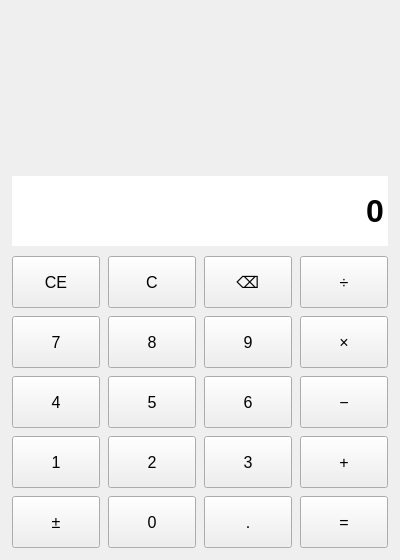
<?xml version="1.0" encoding="UTF-8"?>
<ui version="4.0">
 <class>MainWindow</class>
 <widget class="QMainWindow" name="MainWindow">
  <property name="geometry">
   <rect>
    <x>0</x>
    <y>0</y>
    <width>400</width>
    <height>560</height>
   </rect>
  </property>
  <property name="minimumSize">
   <size>
    <width>340</width>
    <height>480</height>
   </size>
  </property>
  <property name="windowTitle">
   <string>计算器</string>
  </property>
  <widget class="QWidget" name="centralwidget">
   <layout class="QVBoxLayout" name="mainLayout">
    <property name="leftMargin">
     <number>12</number>
    </property>
    <property name="topMargin">
     <number>12</number>
    </property>
    <property name="rightMargin">
     <number>12</number>
    </property>
    <property name="bottomMargin">
     <number>12</number>
    </property>
    <property name="spacing">
     <number>10</number>
    </property>
    <item>
     <widget class="QLabel" name="expressionLabel">
      <property name="font">
       <font>
        <pointsize>10</pointsize>
       </font>
      </property>
      <property name="text">
       <string/>
      </property>
      <property name="alignment">
       <set>Qt::AlignRight|Qt::AlignVCenter</set>
      </property>
     </widget>
    </item>
    <item>
     <widget class="QLineEdit" name="display">
      <property name="minimumSize">
       <size>
        <width>0</width>
        <height>70</height>
       </size>
      </property>
      <property name="font">
       <font>
        <pointsize>24</pointsize>
        <bold>true</bold>
       </font>
      </property>
      <property name="focusPolicy">
       <enum>Qt::NoFocus</enum>
      </property>
      <property name="text">
       <string>0</string>
      </property>
      <property name="alignment">
       <set>Qt::AlignRight|Qt::AlignVCenter</set>
      </property>
      <property name="readOnly">
       <bool>true</bool>
      </property>
      <property name="frame">
       <bool>false</bool>
      </property>
     </widget>
    </item>
    <item>
     <layout class="QGridLayout" name="gridLayout">
      <property name="spacing">
       <number>8</number>
      </property>
      <item row="0" column="0">
       <widget class="QPushButton" name="btnClearEntry">
        <property name="minimumSize">
         <size>
          <width>60</width>
          <height>52</height>
         </size>
        </property>
        <property name="font">
         <font>
          <pointsize>12</pointsize>
         </font>
        </property>
        <property name="text">
         <string>CE</string>
        </property>
       </widget>
      </item>
      <item row="0" column="1">
       <widget class="QPushButton" name="btnClear">
        <property name="minimumSize">
         <size>
          <width>60</width>
          <height>52</height>
         </size>
        </property>
        <property name="font">
         <font>
          <pointsize>12</pointsize>
         </font>
        </property>
        <property name="text">
         <string>C</string>
        </property>
       </widget>
      </item>
      <item row="0" column="2">
       <widget class="QPushButton" name="btnBack">
        <property name="minimumSize">
         <size>
          <width>60</width>
          <height>52</height>
         </size>
        </property>
        <property name="font">
         <font>
          <pointsize>12</pointsize>
         </font>
        </property>
        <property name="text">
         <string>⌫</string>
        </property>
       </widget>
      </item>
      <item row="0" column="3">
       <widget class="QPushButton" name="btnDiv">
        <property name="minimumSize">
         <size>
          <width>60</width>
          <height>52</height>
         </size>
        </property>
        <property name="font">
         <font>
          <pointsize>12</pointsize>
         </font>
        </property>
        <property name="text">
         <string>÷</string>
        </property>
       </widget>
      </item>
      <item row="1" column="0">
       <widget class="QPushButton" name="btn7">
        <property name="minimumSize">
         <size>
          <width>60</width>
          <height>52</height>
         </size>
        </property>
        <property name="font">
         <font>
          <pointsize>12</pointsize>
         </font>
        </property>
        <property name="text">
         <string>7</string>
        </property>
       </widget>
      </item>
      <item row="1" column="1">
       <widget class="QPushButton" name="btn8">
        <property name="minimumSize">
         <size>
          <width>60</width>
          <height>52</height>
         </size>
        </property>
        <property name="font">
         <font>
          <pointsize>12</pointsize>
         </font>
        </property>
        <property name="text">
         <string>8</string>
        </property>
       </widget>
      </item>
      <item row="1" column="2">
       <widget class="QPushButton" name="btn9">
        <property name="minimumSize">
         <size>
          <width>60</width>
          <height>52</height>
         </size>
        </property>
        <property name="font">
         <font>
          <pointsize>12</pointsize>
         </font>
        </property>
        <property name="text">
         <string>9</string>
        </property>
       </widget>
      </item>
      <item row="1" column="3">
       <widget class="QPushButton" name="btnMul">
        <property name="minimumSize">
         <size>
          <width>60</width>
          <height>52</height>
         </size>
        </property>
        <property name="font">
         <font>
          <pointsize>12</pointsize>
         </font>
        </property>
        <property name="text">
         <string>×</string>
        </property>
       </widget>
      </item>
      <item row="2" column="0">
       <widget class="QPushButton" name="btn4">
        <property name="minimumSize">
         <size>
          <width>60</width>
          <height>52</height>
         </size>
        </property>
        <property name="font">
         <font>
          <pointsize>12</pointsize>
         </font>
        </property>
        <property name="text">
         <string>4</string>
        </property>
       </widget>
      </item>
      <item row="2" column="1">
       <widget class="QPushButton" name="btn5">
        <property name="minimumSize">
         <size>
          <width>60</width>
          <height>52</height>
         </size>
        </property>
        <property name="font">
         <font>
          <pointsize>12</pointsize>
         </font>
        </property>
        <property name="text">
         <string>5</string>
        </property>
       </widget>
      </item>
      <item row="2" column="2">
       <widget class="QPushButton" name="btn6">
        <property name="minimumSize">
         <size>
          <width>60</width>
          <height>52</height>
         </size>
        </property>
        <property name="font">
         <font>
          <pointsize>12</pointsize>
         </font>
        </property>
        <property name="text">
         <string>6</string>
        </property>
       </widget>
      </item>
      <item row="2" column="3">
       <widget class="QPushButton" name="btnSub">
        <property name="minimumSize">
         <size>
          <width>60</width>
          <height>52</height>
         </size>
        </property>
        <property name="font">
         <font>
          <pointsize>12</pointsize>
         </font>
        </property>
        <property name="text">
         <string>−</string>
        </property>
       </widget>
      </item>
      <item row="3" column="0">
       <widget class="QPushButton" name="btn1">
        <property name="minimumSize">
         <size>
          <width>60</width>
          <height>52</height>
         </size>
        </property>
        <property name="font">
         <font>
          <pointsize>12</pointsize>
         </font>
        </property>
        <property name="text">
         <string>1</string>
        </property>
       </widget>
      </item>
      <item row="3" column="1">
       <widget class="QPushButton" name="btn2">
        <property name="minimumSize">
         <size>
          <width>60</width>
          <height>52</height>
         </size>
        </property>
        <property name="font">
         <font>
          <pointsize>12</pointsize>
         </font>
        </property>
        <property name="text">
         <string>2</string>
        </property>
       </widget>
      </item>
      <item row="3" column="2">
       <widget class="QPushButton" name="btn3">
        <property name="minimumSize">
         <size>
          <width>60</width>
          <height>52</height>
         </size>
        </property>
        <property name="font">
         <font>
          <pointsize>12</pointsize>
         </font>
        </property>
        <property name="text">
         <string>3</string>
        </property>
       </widget>
      </item>
      <item row="3" column="3">
       <widget class="QPushButton" name="btnAdd">
        <property name="minimumSize">
         <size>
          <width>60</width>
          <height>52</height>
         </size>
        </property>
        <property name="font">
         <font>
          <pointsize>12</pointsize>
         </font>
        </property>
        <property name="text">
         <string>+</string>
        </property>
       </widget>
      </item>
      <item row="4" column="0">
       <widget class="QPushButton" name="btnSign">
        <property name="minimumSize">
         <size>
          <width>60</width>
          <height>52</height>
         </size>
        </property>
        <property name="font">
         <font>
          <pointsize>12</pointsize>
         </font>
        </property>
        <property name="text">
         <string>±</string>
        </property>
       </widget>
      </item>
      <item row="4" column="1">
       <widget class="QPushButton" name="btn0">
        <property name="minimumSize">
         <size>
          <width>60</width>
          <height>52</height>
         </size>
        </property>
        <property name="font">
         <font>
          <pointsize>12</pointsize>
         </font>
        </property>
        <property name="text">
         <string>0</string>
        </property>
       </widget>
      </item>
      <item row="4" column="2">
       <widget class="QPushButton" name="btnDot">
        <property name="minimumSize">
         <size>
          <width>60</width>
          <height>52</height>
         </size>
        </property>
        <property name="font">
         <font>
          <pointsize>12</pointsize>
         </font>
        </property>
        <property name="text">
         <string>.</string>
        </property>
       </widget>
      </item>
      <item row="4" column="3">
       <widget class="QPushButton" name="btnEq">
        <property name="minimumSize">
         <size>
          <width>60</width>
          <height>52</height>
         </size>
        </property>
        <property name="font">
         <font>
          <pointsize>12</pointsize>
         </font>
        </property>
        <property name="text">
         <string>=</string>
        </property>
       </widget>
      </item>
     </layout>
    </item>
   </layout>
  </widget>
 </widget>
 <resources/>
 <connections/>
</ui>
